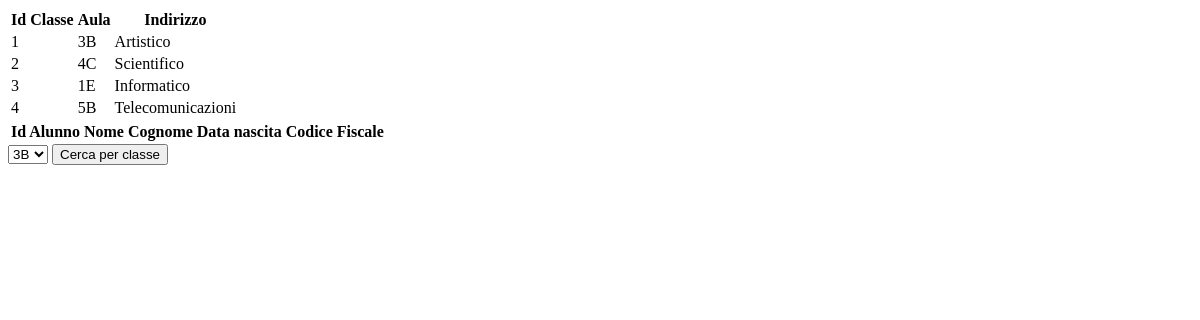
/classi2.php, run on an earlier commit of the app's database.
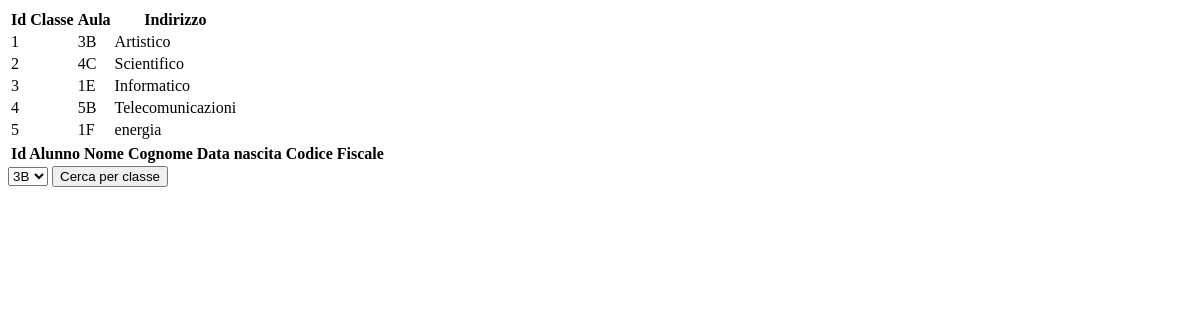
And on a later commit of the database.
### tables this page shows
CREATE TABLE `classi` (
  `id_classe` int(11) NOT NULL,
  `aula` varchar(255) DEFAULT NULL,
  `indirizzo` varchar(255) DEFAULT NULL
);

### classi2.php (the view, shortened to what this page needs)
<html>
<?php
$connect = mysqli_connect("localhost","root","");
mysqli_select_db($connect, "database_sito");
$query1 = "SELECT * FROM `classi`";
$result1 = mysqli_query($connect, $query1);
$classe = $_POST["ciao"];
if(isset($_POST['search']))
{
   $query = "SELECT alunni.* FROM `alunni,classi` WHERE CONCAT(`aula`) LIKE '%".$classe."%' AND alunni.id_alunni = classi.id_classe";
    $search_result2 = filterTable($query);
}
 else {
    $query = "SELECT * FROM `classi`";
    $search_result = filterTable($query);
}
function filterTable($query)
{
    $connect = mysqli_connect("localhost", "root", "", "database_sito");
    $filter_Result = mysqli_query($connect, $query);
    return $filter_Result;
}
?>
<!DOCTYPE html>
    <head>
    </head>
    <body>
  <form action="classi2.php" method="POST">
     <table>
                <tr>
                    <th>Id Classe</th>
                    <th>Aula</th>
                    <th>Indirizzo</th>
                </tr>
				 <?php while($row = mysqli_fetch_array($search_result)):?>
                <tr>
                    <td><?php echo $row['id_classe'];?></td>
                    <td><?php echo $row['aula'];?></td>
                    <td><?php echo $row['indirizzo'];?></td>
                </tr>
                <?php endwhile;?>
            </table>
			 <table>
                <tr>
                    <th>Id Alunno</th>
                    <th>Nome</th>
                    <th>Cognome</th>
					<th>Data nascita</th>
					<th>Codice Fiscale</th>
                </tr>
            </table>
        <select name="ciao">
            <?php while($row1 = mysqli_fetch_array($result1)):;?>
            <option value="<?php echo $row1[0];?>"> <?php echo $row1[1];?> </option>
            <?php endwhile;?>
        </select>
		<input type="submit" name="search" value="Cerca per classe">
       </form>
    </body>
</html>

What changed in the data, as far as the page shows it:
added classi: id_classe "5", aula "1F", indirizzo "energia"
